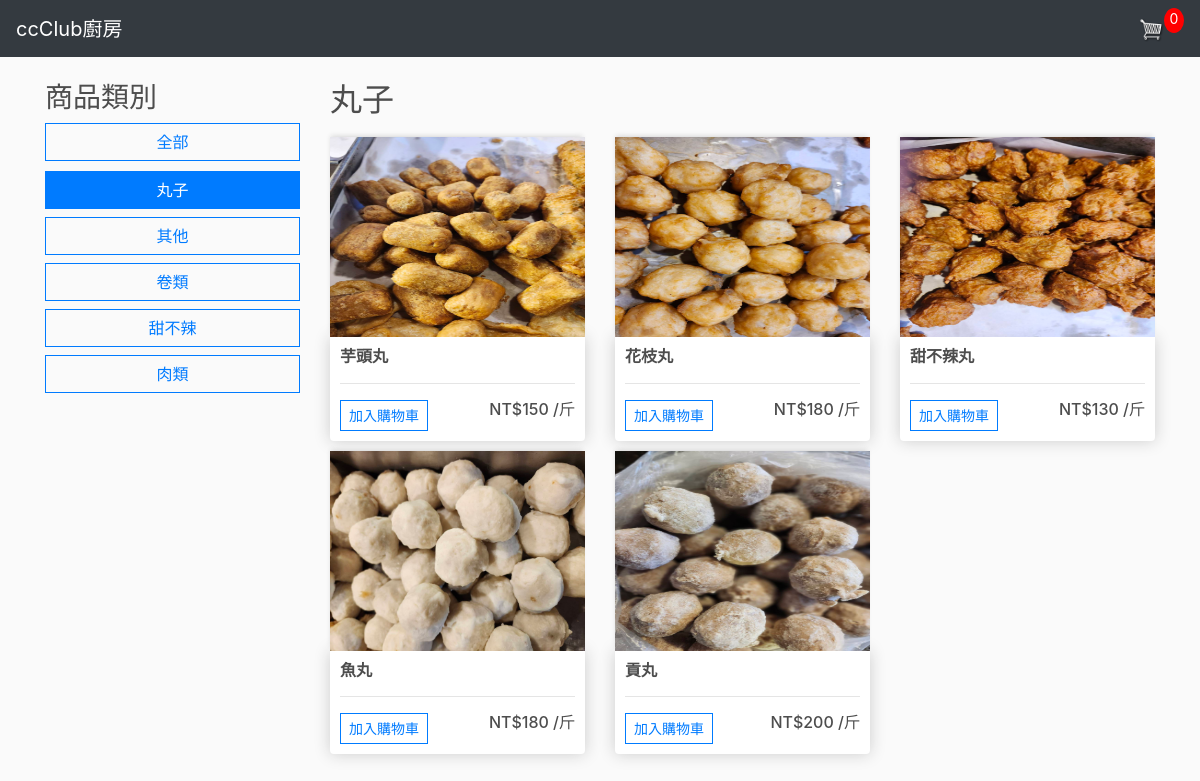
Screenshot of /store/store/category/balls/ with the database file from the repository.
### store/models.py (models this page shows, shortened)
class Category(models.Model):
    name = models.CharField(max_length=200, null = True)
    slug = models.SlugField(max_length=200, unique=True, null = True)  # 用於在 URL 中識別類別
    class Meta:
        ordering = ('name',)
        verbose_name = 'category'
        verbose_name_plural = 'categories'
    def get_absolute_url(self):
        return reverse('store_by_category', args=[self.slug])

class Product(models.Model):
    name = models.CharField(max_length=200,null = True)
    price = models.DecimalField(max_digits = 100, decimal_places = 0)
    image = models.ImageField(null = True, blank = True)
    category = models.ManyToManyField(Category, related_name='products', blank=True)
    unit = models.CharField(max_length=50, null=True, blank=True)
    @property
    def imageURL(self):
        try:
            url = self.image.url
        except:
            url = ''
        return url

### store/views.py (the view)
# urls.py: path("store/", include("store.urls")),
def store(request, category_slug=None):
    data = cartData(request)
    cartItems = data['cartItems']
    categories = Category.objects.all()
    category = None
    products = Product.objects.all()
    if category_slug:
        category = get_object_or_404(Category,
                                     slug=category_slug)
        products = Product.objects.filter(category=category)
    context = {'products':products, 'cartItems':cartItems,
               'categories': categories, 'category': category}
    return render(request, 'store/store.html', context)

### store/utils.py (called while the page is built, shortened)
def cookieCart(request):
    try:
        cart = json.loads(request.COOKIES['cart'])
    except:
        cart = {}
    print('Cart:', cart)
    items = []
    order ={'get_cart_total':0, 'get_cart_items':0}
    cartItems = order['get_cart_items']
    return {'items':items, 'order':order, 'cartItems':cartItems}

def cartData(request):
    if request.user.is_authenticated:
        customer =request.user.customer
        order, created = Order.objects.get_or_create(customer= customer, complete=False)
        items = order.orderitem_set.all()
        cartItems = order.get_cart_items
    else:
        cookieData = cookieCart(request)
        items = cookieData['items']
        order = cookieData['order']
        cartItems = cookieData['cartItems']
    return {'items':items,'order':order,'cartItems':cartItems}

### templates/store/store.html (shortened to what this page needs)
{% extends 'store/main.html'%}
{% load static %}
{%block content%}
<div class="row">
    <div class="col-md-3">
        <h3>商品類別</h3>
        <div class="row">
            <div class="col-6 col-md-12">
                <a href="{% url 'store' %}"
                class="btn btn-outline-primary
                 btn-block ">全部</a>
            </div>
            <div class="col-12" style="height: 10px;">
            </div>
            {% for c in categories %}
            <div class="col-6 col-md-12 mb-2">
                <a href="{{ c.get_absolute_url }}"
                class="btn btn-outline-primary
                btn-block {% if category and category.slug == c.slug %}active{% endif %}">{{ c.name }}</a>
            </div>
            {% endfor %}
        </div>
    </div>
    <div class="col-md-9">
        <h2>{% if category %}{{ category.name }}
            {% else %}全部商品{% endif %}</h2>
        <div class="row">
            {% for product in products %}
            <div class="col-6 col-md-4 col-lg-4">
                <img class="thumbnail"
                src="{{ product.imageURL }}">
                <div class="box-element product">
                    <h6><strong>{{ product.name }}
                    </strong></h6>
                    <hr>
                    <button data-product="{{ product.id }}" data-action="add" data-name="{{ product.name }}" class="btn
                    btn-outline-primary btn-sm add-btn
                    update-cart">加入購物車</button>
                    <h6 style="display:inline-block; float:right">
                        NT${{ product.price }} /{{ product.unit }}</h6>
                </div>
            </div>
            {% empty %}
            <p>此類別沒有商品</p>
            {% endfor %}
        </div>
    </div>
</div>
{%endblock content%}

### static/CSS/main.css (style rules this page uses)
body { background-color: hsl(0, 0%, 98%); }
h1,h2,h3,h4,h5,h6 { color:hsl(0, 0%, 30%); }
.box-element { box-shadow:hsl(0, 0%, 80%) 0 0 16px; background-color: #fff; border-radius: 4px; padding: 10px; }
.thumbnail { width: 100%; height: 200px; -webkit-box-shadow: -1px -3px 5px -2px rgba(214,214,214,1); -moz-box-shadow: -1px -3px 5px -2px rgba(214,214,214,1); box-shadow: -1px -3px 5px -2px rgba(214,214,214,1); }
.product { border-radius: 0 0 4px 4px; }
.col-lg-4, .col-lg-6, .col-lg-8, .col-lg-12 { margin-top: 10px; }
.btn { border-radius: 0; }

### rows the page displays
Category: name "丸子"
Category: name "其他"
Category: name "卷類"
Category: name "甜不辣"
Category: name "肉類"
Product: imageURL (picture), name "芋頭丸", price "150", unit "斤"
Product: imageURL (picture), name "花枝丸", price "180", unit "斤"
Product: imageURL (picture), name "甜不辣丸", price "130", unit "斤"
Product: imageURL (picture), name "魚丸", price "180", unit "斤"
Product: imageURL (picture), name "貢丸", price "200", unit "斤"

### other values shown
{{ cartItems }} "0"
